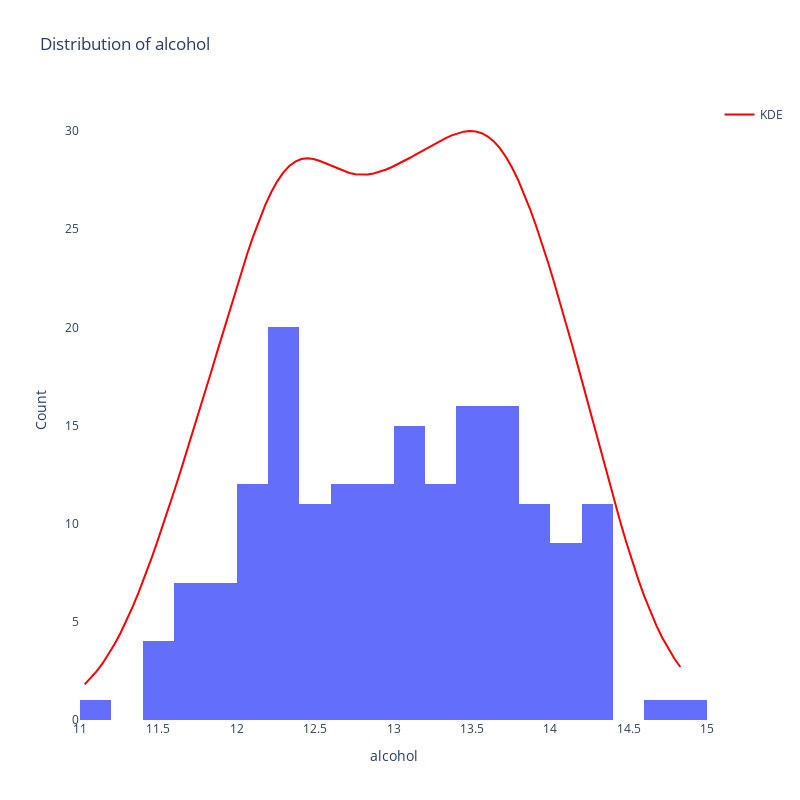
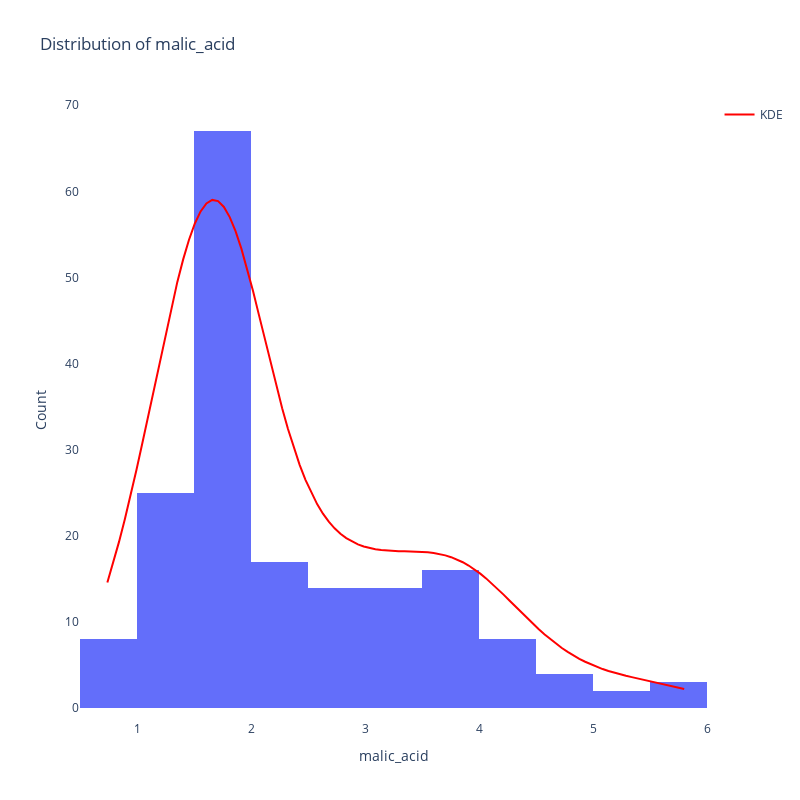
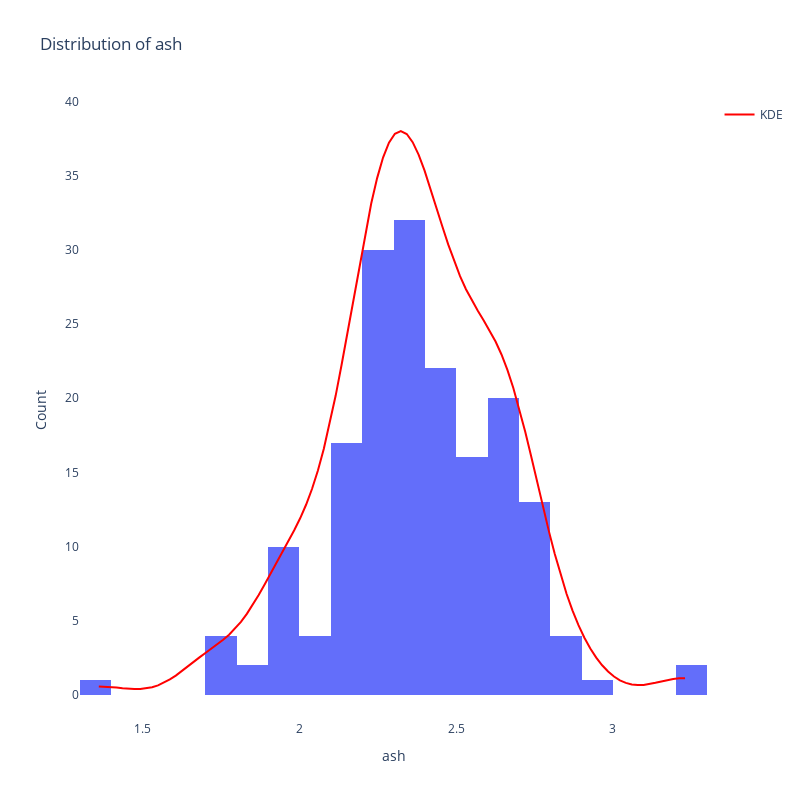
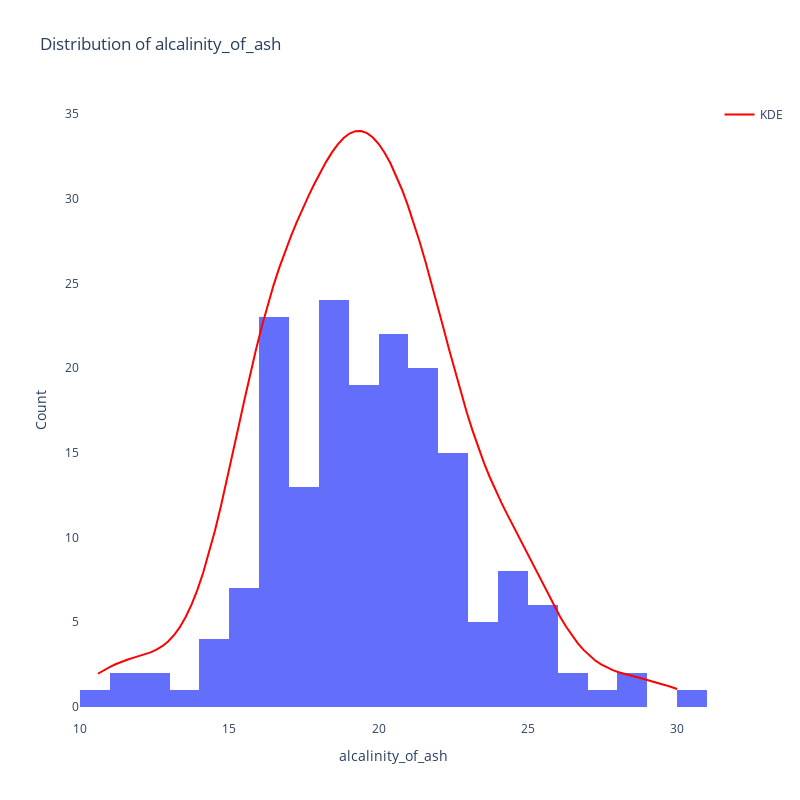

The cell these charts' notebook holds for them, in order:
### Markdown cell above
## Distribution Analysis

Let's examine the distribution of various chemical properties:

### Code cell
# Select some interesting features to visualize
features_to_plot = ['alcohol', 'malic_acid', 'ash', 'alcalinity_of_ash']

for feature in features_to_plot:
    print(f"\nAnalyzing distribution of {feature}")
    dist_plot = analyzer.visualizer.plot_distribution(feature, bins=25, kde=True)
    dist_plot.show()

### Figure 1 — Plotly figure (JSON) as saved in the notebook; plotly's stock layout.template omitted (floating-point values rounded to 4 significant figures; data arrays with more than 128 entries replaced by an {"elided": "..."} marker saying what was removed)
{"data": [{"alignmentgroup": "True", "bingroup": "x", "hovertemplate": "alcohol=%{x}<br>count=%{y}<extra></extra>", "legendgroup": "", "marker": {"color": "#636efa", "pattern": {"shape": ""}}, "name": "", "nbinsx": 25, "offsetgroup": "", "orientation": "v", "showlegend": false, "type": "histogram", "x": {"elided": "178 float values"}, "xaxis": "x", "yaxis": "y"}, {"line": {"color": "red"}, "name": "KDE", "type": "scatter", "x": [11.03, 11.07, 11.11, 11.15, 11.18, 11.22, 11.26, 11.3, 11.34, 11.38, 11.41, 11.45, 11.49, 11.53, 11.57, 11.61, 11.64, 11.68, 11.72, 11.76, 11.8, 11.84, 11.87, 11.91, 11.95, 11.99, 12.03, 12.07, 12.1, 12.14, 12.18, 12.22, 12.26, 12.3, 12.34, 12.37, 12.41, 12.45, 12.49, 12.53, 12.57, 12.6, 12.64, 12.68, 12.72, 12.76, 12.8, 12.83, 12.87, 12.91, 12.95, 12.99, 13.03, 13.06, 13.1, 13.14, 13.18, 13.22, 13.26, 13.29, 13.33, 13.37, 13.41, 13.45, 13.49, 13.52, 13.56, 13.6, 13.64, 13.68, 13.72, 13.76, 13.79, 13.83, 13.87, 13.91, 13.95, 13.99, 14.02, 14.06, 14.1, 14.14, 14.18, 14.22, 14.25, 14.29, 14.33, 14.37, 14.41, 14.45, 14.48, 14.52, 14.56, 14.6, 14.64, 14.68, 14.71, 14.75, 14.79, 14.83], "y": [1.814, 2.126, 2.485, 2.895, 3.359, 3.88, 4.459, 5.095, 5.786, 6.529, 7.319, 8.151, 9.019, 9.916, 10.84, 11.78, 12.74, 13.71, 14.7, 15.69, 16.7, 17.71, 18.74, 19.76, 20.79, 21.8, 22.78, 23.73, 24.63, 25.47, 26.22, 26.88, 27.44, 27.88, 28.22, 28.44, 28.57, 28.61, 28.57, 28.48, 28.36, 28.22, 28.08, 27.96, 27.86, 27.8, 27.78, 27.79, 27.84, 27.92, 28.03, 28.16, 28.3, 28.46, 28.62, 28.8, 28.97, 29.14, 29.32, 29.48, 29.64, 29.78, 29.89, 29.97, 30.0, 29.98, 29.89, 29.72, 29.47, 29.12, 28.69, 28.15, 27.53, 26.82, 26.04, 25.19, 24.27, 23.31, 22.31, 21.27, 20.2, 19.11, 18.0, 16.87, 15.73, 14.58, 13.43, 12.3, 11.19, 10.11, 9.068, 8.084, 7.161, 6.308, 5.527, 4.821, 4.189, 3.628, 3.133, 2.699]}], "layout": {"barmode": "relative", "font": {"size": 12}, "height": 800, "legend": {"tracegroupgap": 0}, "paper_bgcolor": "white", "plot_bgcolor": "white", "showlegend": true, "title": {"text": "Distribution of alcohol"}, "width": 800, "xaxis": {"anchor": "y", "domain": [0, 1], "title": {"text": "alcohol"}}, "yaxis": {"anchor": "x", "domain": [0, 1], "title": {"text": "Count"}}}}

### Figure 2 — Plotly figure (JSON) as saved in the notebook; plotly's stock layout.template omitted (floating-point values rounded to 4 significant figures; data arrays with more than 128 entries replaced by an {"elided": "..."} marker saying what was removed)
{"data": [{"alignmentgroup": "True", "bingroup": "x", "hovertemplate": "malic_acid=%{x}<br>count=%{y}<extra></extra>", "legendgroup": "", "marker": {"color": "#636efa", "pattern": {"shape": ""}}, "name": "", "nbinsx": 25, "offsetgroup": "", "orientation": "v", "showlegend": false, "type": "histogram", "x": {"elided": "178 float values"}, "xaxis": "x", "yaxis": "y"}, {"line": {"color": "red"}, "name": "KDE", "type": "scatter", "x": [0.74, 0.7911, 0.8422, 0.8933, 0.9444, 0.9956, 1.047, 1.098, 1.149, 1.2, 1.251, 1.302, 1.353, 1.404, 1.456, 1.507, 1.558, 1.609, 1.66, 1.711, 1.762, 1.813, 1.864, 1.916, 1.967, 2.018, 2.069, 2.12, 2.171, 2.222, 2.273, 2.324, 2.376, 2.427, 2.478, 2.529, 2.58, 2.631, 2.682, 2.733, 2.784, 2.836, 2.887, 2.938, 2.989, 3.04, 3.091, 3.142, 3.193, 3.244, 3.296, 3.347, 3.398, 3.449, 3.5, 3.551, 3.602, 3.653, 3.704, 3.756, 3.807, 3.858, 3.909, 3.96, 4.011, 4.062, 4.113, 4.164, 4.216, 4.267, 4.318, 4.369, 4.42, 4.471, 4.522, 4.573, 4.624, 4.676, 4.727, 4.778, 4.829, 4.88, 4.931, 4.982, 5.033, 5.084, 5.136, 5.187, 5.238, 5.289, 5.34, 5.391, 5.442, 5.493, 5.544, 5.596, 5.647, 5.698, 5.749, 5.8], "y": [14.6, 16.86, 19.31, 21.94, 24.74, 27.68, 30.76, 33.92, 37.14, 40.37, 43.54, 46.59, 49.46, 52.07, 54.35, 56.24, 57.67, 58.6, 59, 58.86, 58.19, 57.01, 55.38, 53.35, 51.0, 48.42, 45.69, 42.89, 40.1, 37.39, 34.82, 32.42, 30.23, 28.26, 26.51, 25.0, 23.69, 22.58, 21.65, 20.88, 20.25, 19.75, 19.34, 19.02, 18.77, 18.59, 18.45, 18.36, 18.3, 18.26, 18.23, 18.22, 18.2, 18.19, 18.15, 18.1, 18.02, 17.9, 17.74, 17.53, 17.27, 16.94, 16.56, 16.12, 15.62, 15.07, 14.48, 13.85, 13.19, 12.51, 11.83, 11.14, 10.47, 9.817, 9.187, 8.587, 8.02, 7.488, 6.995, 6.539, 6.121, 5.74, 5.394, 5.082, 4.801, 4.548, 4.322, 4.118, 3.934, 3.765, 3.609, 3.462, 3.32, 3.179, 3.036, 2.89, 2.737, 2.576, 2.408, 2.232]}], "layout": {"barmode": "relative", "font": {"size": 12}, "height": 800, "legend": {"tracegroupgap": 0}, "paper_bgcolor": "white", "plot_bgcolor": "white", "showlegend": true, "title": {"text": "Distribution of malic_acid"}, "width": 800, "xaxis": {"anchor": "y", "domain": [0, 1], "title": {"text": "malic_acid"}}, "yaxis": {"anchor": "x", "domain": [0, 1], "title": {"text": "Count"}}}}

### Figure 3 — Plotly figure (JSON) as saved in the notebook; plotly's stock layout.template omitted (floating-point values rounded to 4 significant figures; data arrays with more than 128 entries replaced by an {"elided": "..."} marker saying what was removed)
{"data": [{"alignmentgroup": "True", "bingroup": "x", "hovertemplate": "ash=%{x}<br>count=%{y}<extra></extra>", "legendgroup": "", "marker": {"color": "#636efa", "pattern": {"shape": ""}}, "name": "", "nbinsx": 25, "offsetgroup": "", "orientation": "v", "showlegend": false, "type": "histogram", "x": {"elided": "178 float values"}, "xaxis": "x", "yaxis": "y"}, {"line": {"color": "red"}, "name": "KDE", "type": "scatter", "x": [1.36, 1.379, 1.398, 1.417, 1.436, 1.454, 1.473, 1.492, 1.511, 1.53, 1.549, 1.568, 1.587, 1.606, 1.624, 1.643, 1.662, 1.681, 1.7, 1.719, 1.738, 1.757, 1.776, 1.794, 1.813, 1.832, 1.851, 1.87, 1.889, 1.908, 1.927, 1.946, 1.964, 1.983, 2.002, 2.021, 2.04, 2.059, 2.078, 2.097, 2.116, 2.134, 2.153, 2.172, 2.191, 2.21, 2.229, 2.248, 2.267, 2.286, 2.304, 2.323, 2.342, 2.361, 2.38, 2.399, 2.418, 2.437, 2.456, 2.474, 2.493, 2.512, 2.531, 2.55, 2.569, 2.588, 2.607, 2.626, 2.644, 2.663, 2.682, 2.701, 2.72, 2.739, 2.758, 2.777, 2.796, 2.814, 2.833, 2.852, 2.871, 2.89, 2.909, 2.928, 2.947, 2.966, 2.984, 3.003, 3.022, 3.041, 3.06, 3.079, 3.098, 3.117, 3.136, 3.154, 3.173, 3.192, 3.211, 3.23], "y": [0.5645, 0.5574, 0.5334, 0.4973, 0.4568, 0.4208, 0.3994, 0.4028, 0.4403, 0.5196, 0.6459, 0.821, 1.043, 1.305, 1.597, 1.907, 2.222, 2.531, 2.83, 3.12, 3.411, 3.718, 4.06, 4.457, 4.921, 5.461, 6.071, 6.74, 7.447, 8.172, 8.898, 9.62, 10.34, 11.09, 11.9, 12.82, 13.88, 15.13, 16.59, 18.27, 20.17, 22.25, 24.45, 26.72, 28.98, 31.14, 33.11, 34.83, 36.21, 37.21, 37.81, 38, 37.8, 37.25, 36.41, 35.35, 34.14, 32.86, 31.58, 30.36, 29.23, 28.22, 27.34, 26.57, 25.88, 25.23, 24.56, 23.81, 22.94, 21.9, 20.69, 19.29, 17.75, 16.09, 14.39, 12.68, 11.04, 9.492, 8.075, 6.803, 5.681, 4.703, 3.857, 3.132, 2.516, 2.0, 1.576, 1.24, 0.9856, 0.8091, 0.7044, 0.6638, 0.6774, 0.7328, 0.8159, 0.911, 1.002, 1.075, 1.118, 1.124]}], "layout": {"barmode": "relative", "font": {"size": 12}, "height": 800, "legend": {"tracegroupgap": 0}, "paper_bgcolor": "white", "plot_bgcolor": "white", "showlegend": true, "title": {"text": "Distribution of ash"}, "width": 800, "xaxis": {"anchor": "y", "domain": [0, 1], "title": {"text": "ash"}}, "yaxis": {"anchor": "x", "domain": [0, 1], "title": {"text": "Count"}}}}

### Figure 4 — Plotly figure (JSON) as saved in the notebook; plotly's stock layout.template omitted (floating-point values rounded to 4 significant figures; data arrays with more than 128 entries replaced by an {"elided": "..."} marker saying what was removed)
{"data": [{"alignmentgroup": "True", "bingroup": "x", "hovertemplate": "alcalinity_of_ash=%{x}<br>count=%{y}<extra></extra>", "legendgroup": "", "marker": {"color": "#636efa", "pattern": {"shape": ""}}, "name": "", "nbinsx": 25, "offsetgroup": "", "orientation": "v", "showlegend": false, "type": "histogram", "x": {"elided": "178 float values"}, "xaxis": "x", "yaxis": "y"}, {"line": {"color": "red"}, "name": "KDE", "type": "scatter", "x": [10.6, 10.8, 10.99, 11.19, 11.38, 11.58, 11.78, 11.97, 12.17, 12.36, 12.56, 12.76, 12.95, 13.15, 13.34, 13.54, 13.74, 13.93, 14.13, 14.32, 14.52, 14.72, 14.91, 15.11, 15.3, 15.5, 15.69, 15.89, 16.09, 16.28, 16.48, 16.67, 16.87, 17.07, 17.26, 17.46, 17.65, 17.85, 18.05, 18.24, 18.44, 18.63, 18.83, 19.03, 19.22, 19.42, 19.61, 19.81, 20.01, 20.2, 20.4, 20.59, 20.79, 20.99, 21.18, 21.38, 21.57, 21.77, 21.97, 22.16, 22.36, 22.55, 22.75, 22.95, 23.14, 23.34, 23.53, 23.73, 23.93, 24.12, 24.32, 24.51, 24.71, 24.91, 25.1, 25.3, 25.49, 25.69, 25.88, 26.08, 26.28, 26.47, 26.67, 26.86, 27.06, 27.26, 27.45, 27.65, 27.84, 28.04, 28.24, 28.43, 28.63, 28.82, 29.02, 29.22, 29.41, 29.61, 29.8, 30], "y": [1.958, 2.164, 2.352, 2.519, 2.664, 2.787, 2.895, 2.995, 3.099, 3.221, 3.377, 3.586, 3.865, 4.233, 4.708, 5.306, 6.038, 6.915, 7.938, 9.104, 10.4, 11.82, 13.32, 14.89, 16.48, 18.06, 19.6, 21.07, 22.44, 23.71, 24.87, 25.93, 26.9, 27.8, 28.63, 29.42, 30.17, 30.88, 31.56, 32.18, 32.74, 33.21, 33.59, 33.85, 33.99, 34, 33.88, 33.62, 33.23, 32.72, 32.09, 31.36, 30.52, 29.58, 28.55, 27.45, 26.26, 25.03, 23.74, 22.44, 21.14, 19.85, 18.61, 17.44, 16.34, 15.32, 14.39, 13.54, 12.76, 12.03, 11.34, 10.66, 9.994, 9.321, 8.64, 7.954, 7.268, 6.594, 5.941, 5.323, 4.75, 4.23, 3.768, 3.367, 3.026, 2.742, 2.51, 2.322, 2.17, 2.046, 1.942, 1.85, 1.763, 1.676, 1.587, 1.492, 1.391, 1.284, 1.172, 1.058]}], "layout": {"barmode": "relative", "font": {"size": 12}, "height": 800, "legend": {"tracegroupgap": 0}, "paper_bgcolor": "white", "plot_bgcolor": "white", "showlegend": true, "title": {"text": "Distribution of alcalinity_of_ash"}, "width": 800, "xaxis": {"anchor": "y", "domain": [0, 1], "title": {"text": "alcalinity_of_ash"}}, "yaxis": {"anchor": "x", "domain": [0, 1], "title": {"text": "Count"}}}}
